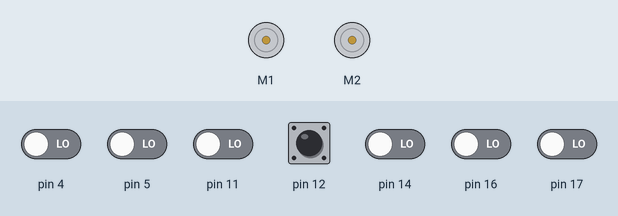
Simulated run of this sketch. Board: Arduino Uno, built with avr-gcc and run on an emulated ATmega328P. Shown: 2 × DC motor (green arrow = forward, orange = backward, longer = faster). The inputs (shaded band) are chosen by the test bench; at power-on: pin 12 HIGH, pin 4, pin 5, pin 11, pin 14, pin 16, pin 17 LOW. Random numbers use the default seed unless the sketch sets one.

Above: at 1.2 s.
1.3 s: pin 12 pulled LOW for 0.15 s
At 3.9 s:
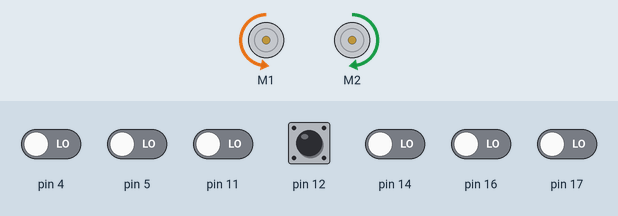
4.2 s: pin 12 pulled LOW for 1 s
At 6.33 s:
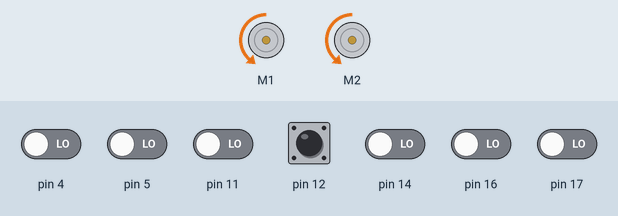
Timing chart, 0 to 8.0 s (numbered marks = the images above; inputs shaded):
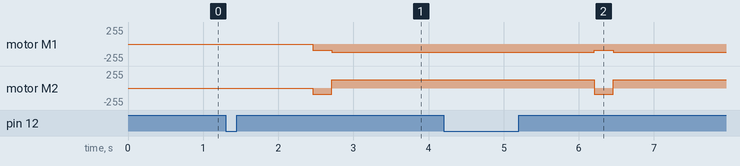

The sketch:

Autonome_Fahrt.ino
```cpp
/*
 * Der Roboter fährt auf einem schwarzen Untergrund (mit verschiedenen Geschwindigkeiten
 * unt unter verschiedenen Winkeln) auf eine weiße Linie zu. Beim Erkennen der weißen
 * Linie stoppt der Roboter und gibt ein akustisches Signal.
 */
#include <stdlib.h>
#include <Wire.h>
#include <ZumoShield.h>

ZumoReflectanceSensorArray sensors (QTR_NO_EMITTER_PIN);
ZumoMotors motors;
Pushbutton button(ZUMO_BUTTON);
ZumoBuzzer buzzer;

#define NUM_SENSORS 6
#define REFLECTANCE_THRESHOLD 1500

unsigned int sensor_values[NUM_SENSORS];

// helper functions

int randomNumber(){
  // erzeugt eine Zufallszahl zwischen 0 und 499
  int rnd = rand() % 500;

  int rndPosNeg = rand() % 2;

  if(rndPosNeg == 0){
    return -1;
  }
  else{
    return 1;
  }
}


void turnaround(){
  int randNumber = randomNumber();

  motors.setSpeeds(-150, -150);
  delay(250);

  motors.setSpeeds(-200, 200);
  delay(805 + randNumber);
}

void setup() {
  Serial.begin(9600);
}

void loop() {
  button.waitForButton();
  delay(1000);

  motors.setSpeeds(300,300);

  sensors.read(sensor_values);

  if(sensor_values[0] < REFLECTANCE_THRESHOLD){
    turnaround();
  }
  else if(sensor_values[5] < REFLECTANCE_THRESHOLD){
    turnaround();
  }
}
```

Measured:
- after the input at 1.3 s, motor M1: stopped → backward 95/255 after 1.2 s, → backward 127/255 0.25 s later; motor M2: stopped → backward 95/255 after 1.2 s, → forward 127/255 0.25 s later
- after the input at 4.2 s, motor M1: backward 127/255 → backward 95/255 after 2.0 s, → backward 127/255 0.25 s later; motor M2: forward 127/255 → backward 95/255 after 2.0 s, → forward 127/255 0.25 s later
